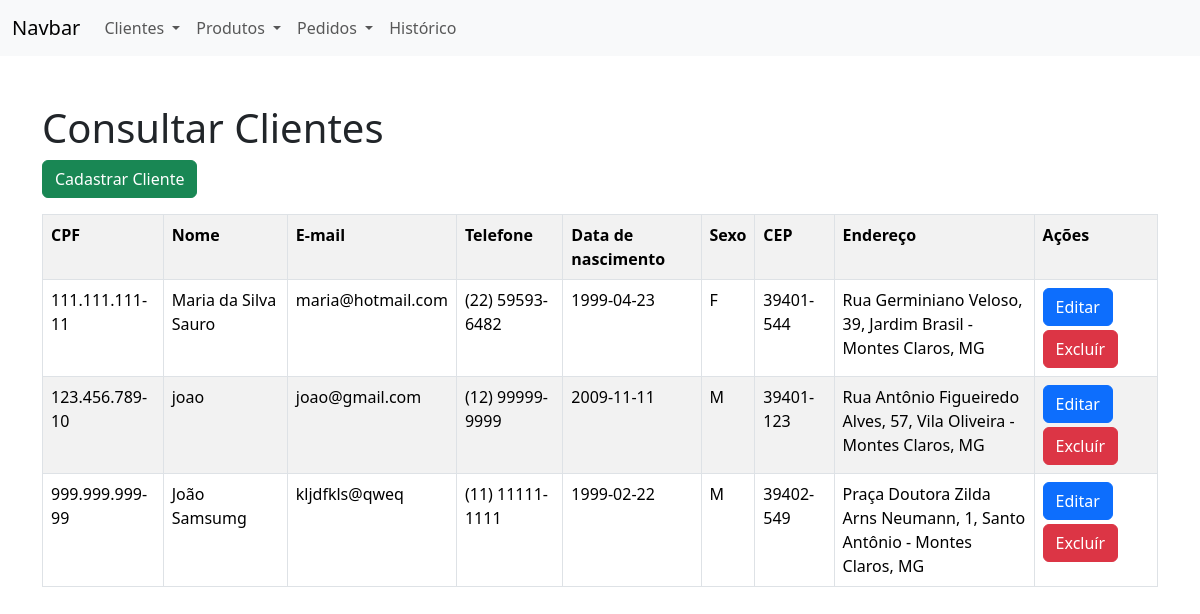
Screenshot of /loja_bd/idex.php?page=listarClientes with the database file from the repository.
### tables this page shows
CREATE TABLE `cliente` (
  `cpf` varchar(14) NOT NULL,
  `nome` varchar(100) NOT NULL,
  `email` varchar(100) NOT NULL,
  `telefone` varchar(16) NOT NULL,
  `data_nasc` date NOT NULL,
  `sexo` char(1) NOT NULL,
  `cep` varchar(9) NOT NULL,
  `cidade` varchar(50) NOT NULL,
  `estado` varchar(2) NOT NULL,
  `rua` varchar(50) NOT NULL,
  `bairro` varchar(50) NOT NULL,
  `numero` int(4) NOT NULL,
  `complemento` varchar(50) DEFAULT NULL
);

### loja_bd/listarClientes.php (the view)
<h1>Consultar Clientes</h1>
<?php
    $sql = "SELECT * FROM cliente";
    $res = $conn->query($sql);
    $qtd = $res->num_rows;
    print"<button onclick=\"location.href='?page=clientes'\" class='btn btn-success mb-3'>Cadastrar Cliente</button>";
    if($qtd > 0) {
        print"<table class='table table-hover table-striped table-bordered'>";
        print "<tr>";
        print "<th>CPF</th>";
        print "<th>Nome</th>";
        print "<th>E-mail</th>";
        print "<th>Telefone</th>";
        print "<th>Data de nascimento</th>";
        print "<th>Sexo</th>";
        print "<th>CEP</th>";
        print "<th>Endereço</th>";
        print "<th>Ações</th>";
        print "</tr>";
        while($row = $res->fetch_object()) {
            if(is_null($row->complemento) > 0){
                $comp = ", ".$row->complemento;
            }else{$comp = "";}
            print "<tr>";
            print "<td>".$row->cpf."</td>";
            print "<td>".$row->nome."</td>";
            print "<td>".$row->email."</td>";
            print "<td>".$row->telefone."</td>";
            print "<td>".$row->data_nasc."</td>";
            print "<td>".$row->sexo."</td>";
            print "<td>".$row->cep."</td>";
            print "<td style='width: 200px'>".$row->rua.", ".$row->numero.$comp.", ".$row->bairro." - ".$row->cidade.", ".$row->estado."</td>";
            print "<td>
            <button onclick=\"location.href='?page=editarCliente&cpf=".$row->cpf."'\" class='btn btn-primary mb-1' >Editar</button>
                <button onclick=\"if(confirm('Tem certeza que deseja excluir?')){location.href='?page=salvarCliente&acao=excluir&cpf=".$row->cpf."';}else{false;}\"
                class='btn btn-danger'>Excluír</button>
            </td>";
            print "</tr>";
        }
        print"</table>";
    }else{
        print "<p class='alert alert danger'>Não há nenhum cliente cadastrado!</p>";
    }
?>

### rows the page displays
cliente: cpf "111.111.111-11", nome "Maria da Silva Sauro", email "maria@hotmail.com", telefone "(22) 59593-6482", data_nasc "1999-04-23", sexo "F", cep "39401-544", rua "Rua Germiniano Veloso", numero "39", bairro "Jardim Brasil", cidade "Montes Claros", estado "MG"
cliente: cpf "123.456.789-10", nome "joao", email "joao@gmail.com", telefone "(12) 99999-9999", data_nasc "2009-11-11", sexo "M", cep "39401-123", rua "Rua Antônio Figueiredo Alves", numero "57", bairro "Vila Oliveira", cidade "Montes Claros", estado "MG"
cliente: cpf "999.999.999-99", nome "João Samsumg", email "kljdfkls@qweq", telefone "(11) 11111-1111", data_nasc "1999-02-22", sexo "M", cep "39402-549", rua "Praça Doutora Zilda Arns Neumann", numero "1", bairro "Santo Antônio", cidade "Montes Claros", estado "MG"
